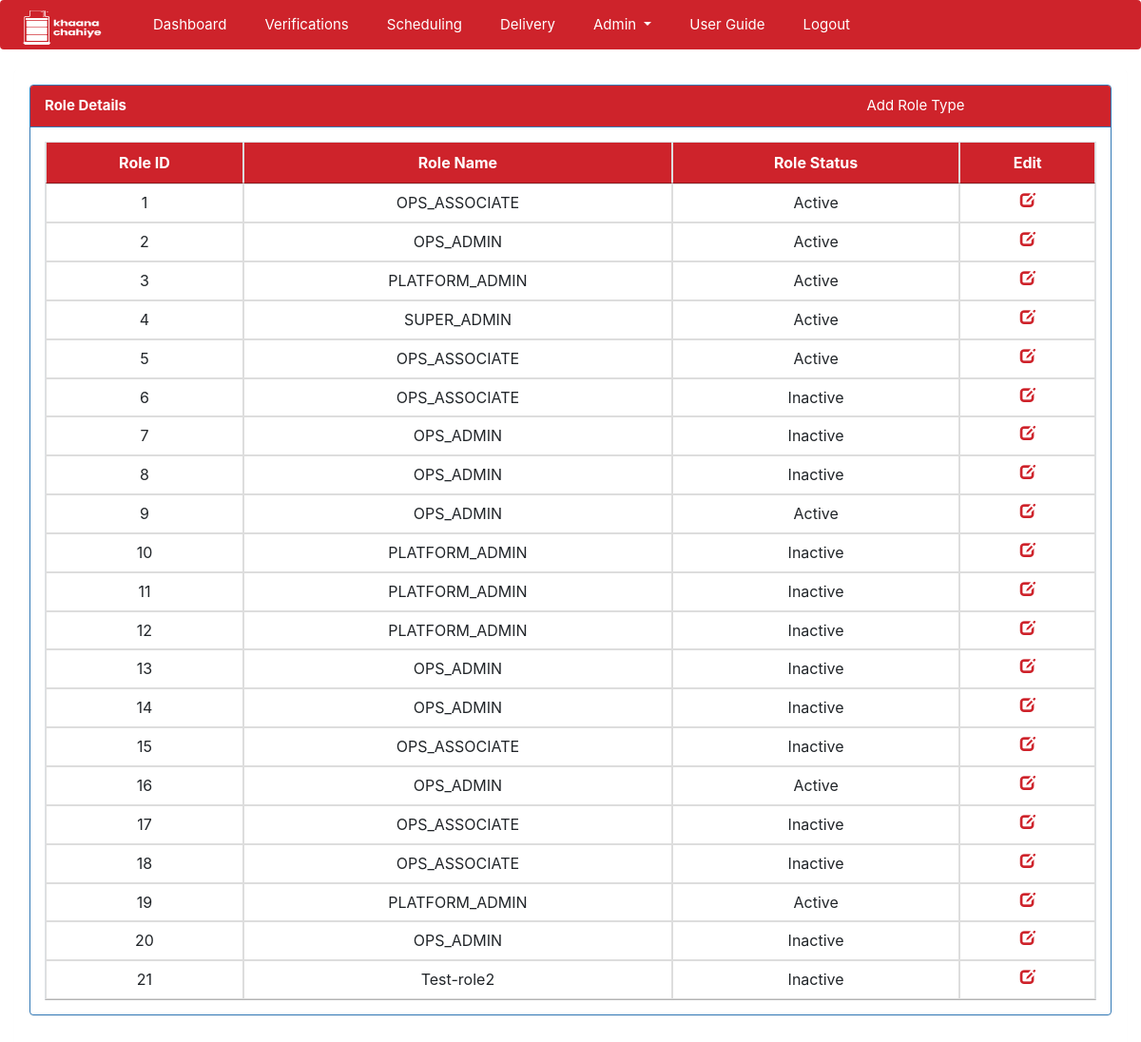
The app's page /main.php?page=admin/role/roles (signed in), older data.
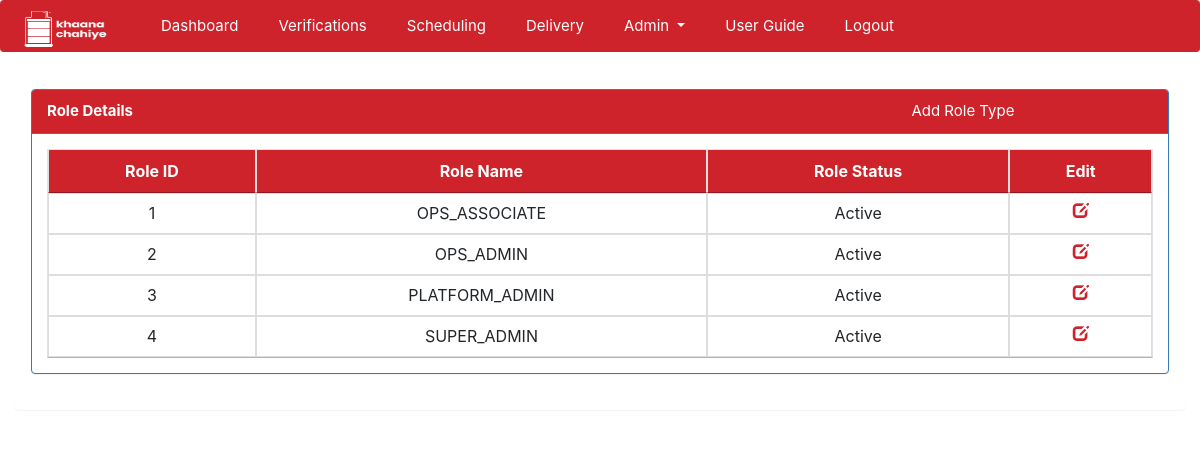
The same page, newer data.
### tables this page shows
CREATE TABLE `roles` (
  `id` bigint(20) UNSIGNED NOT NULL,
  `name` varchar(45) NOT NULL,
  `status` enum('Y','N') NOT NULL
);

### includes/functions.php (called while the page is built, shortened)
<?php
function core_encrypt($payload) {
    $key = hash('sha256', SECRET_KEY);
    $iv = substr(hash('sha256', md5("dmYHis").rand(0,9999)), 0, 16);
    $crypt = openssl_encrypt($payload, 'AES-256-CBC', $key, 0, $iv);
    $combo = base64_encode($iv . $crypt);
    $garble = urlencode($combo);
    return $garble;
}
function get_status($status) {
    if($status == 'Y') {
        $status_val = "Active";
    }else {
        $status_val = "Inactive";
    }
    return $status_val;
}
?>

### admin/role/roles.php (the view, shortened to what this page needs)
<?php
$role_details = "select * from ".roles;
$role_details_res = mysqli_query($conn,$role_details) or die(mysqli_error($conn));
?>
<html>
<div class="panel panel-primary">
  <div class="panel-heading">
    <b>Role Details</b>
    <a class="menu-list" style="margin-left: 70%;" href="<?php echo WEBSITE . "ajax_index.php?page=admin/role/add_role_modal";  ?>" data-toggle="modal" data-target="#addroleModal">
            Add Role Type</a>
  </div>
  <div class="panel-body">
    <table class="table table-bordered dt-responsive nowrap dataTable no-footer">
        <thead>
          <tr>
            <th class="text-center">Role ID</th>
            <th class="text-center">Role Name</th>
            <th class="text-center">Role Status</th>
            <th class="text-center">Edit</th>
          </tr>
        </thead>
        <tbody>
        <?php
        if(mysqli_num_rows($role_details_res) > 0):
        while($role_details_row = mysqli_fetch_array($role_details_res)):?>
          <tr>
            <td class="text-center"><?php echo $role_details_row['id']; ?></td>
            <td class="text-center"><?php echo $role_details_row['name']; ?></td>
            <td class="text-center"><?php echo get_status($role_details_row['status']); ?></td>
            <?php $role_id = core_encrypt($role_details_row['id']); ?>
            <td class="text-center"><a style="color:#CE232B !important;" href="<?php echo WEBSITE . "ajax_index.php?page=admin/role/edit_role_modal&id=" . $role_id;  ?>" data-toggle="modal" data-target="#editroleModal">
            <span class="glyphicon glyphicon-edit"></span></a>
            </td>
          </tr>
        <?php
        endwhile;
      endif;?>
        </tbody>
        </table>
  </div>
</div>
</html>

### main.php (shortened to what this page needs)
<html>
    <link rel = "stylesheet" type = "text/css" href = "https://cdn.datatables.net/1.10.25/css/jquery.dataTables.min.css">
    <link rel="stylesheet" href="https://maxcdn.bootstrapcdn.com/bootstrap/3.4.0/css/bootstrap.min.css">
    <link rel = "stylesheet" type = "text/css" href = "css/index.css">
    <link rel = "stylesheet" type = "text/css" href = "css/home.css">
    <link rel="stylesheet" type = "text/css" href="css/bootstrap.min.css">
    <link rel="stylesheet" href="//code.jquery.com/ui/1.12.1/themes/base/jquery-ui.css">
    </head>
</html>
<body>
<?php include('nav.php'); ?>
    <div class="container-fluid">
        <div class="row">
            <div class="col-md-12">
            </div>
        </div>
        <div class="row">
        <div class="col-md-12">
            <div class="custom_css">
            <div class="panel panel-success main_panel">
            <div class="panel-body panel-inner">
            <?php
            $get_page = filter_input(INPUT_GET, 'page');
            $page = (!empty($get_page)) ? $get_page : "dashboard/dashboard";
            $page = strtolower($page) .".php";
            if(file_exists($page)): require ABSPATH . $page; ?>
            <?php else: ?>
                <p><b>404.</b>&nbsp; <span class="text-muted">That's an error.</span></p>
                <p>The requested URL was not found on this server.</p>
                <p><b><a href="<?php echo WEBSITE . "main.php?page=dashboard/dashboard"; ?>">click here</a></b> to load home page.</p>
            <?php endif; ?>
            </div>
            </div>
            </div>
        </div>
        </div>
    </div>
</body>

### nav.php (shortened to what this page needs)
<nav class="navbar navbar-expand-lg navbar1">
<a class="navbar-brand" href="#"><img src="images/logo.png" height="50" width="100"/></a>
  <div class="collapse navbar-collapse" id="navbarNavDropdown">
    <ul class="navbar-nav">
      <li class="nav-item active">
        <a class="nav-link" href="../dashboard/dashboard.php">Dashboard<span class="sr-only">(current)</span></a>
      </li>
      <li class="nav-item">
        <a class="nav-link" href="<?php echo WEBSITE . "main.php?page=verifications/verifications"; ?>">Verifications</a>
      </li>
      <li class="nav-item">
        <a class="nav-link" href="<?php echo WEBSITE . "main.php?page=scheduling/scheduling"; ?>">Scheduling</a>
      </li>
      <li class="nav-item">
        <a class="nav-link" href="<?php echo WEBSITE . "main.php?page=delivery/delivery"; ?>">Delivery</a>
      </li>
      <li class="nav-item dropdown">
        <a class="nav-link dropdown-toggle" href="#" id="navbarDropdownMenuLink" data-toggle="dropdown" aria-haspopup="true" aria-expanded="false">
          Admin
        </a>
      </li>
      <li class="nav-item">
        <a class="nav-link" href="#">User Guide</a>
      </li>
    </ul>
    <ul class="navbar-nav navbar-right">
      <li class="nav-item" style="float:right;">
       <a class="nav-link" href="login/logout.php">Logout</a>
      </li>
    </ul>
  </div>
</nav>

### css/index.css (style rules this page uses)
body { background: #3e4144; }

### css/home.css (style rules this page uses)
.nav-item { font-size: 15px !important; }
.navbar1 { background-color:#CE232B; }
.navbar { padding: 0px !important; }
.nav-link { margin-right: 30px; }
.nav-link,.menu-list,.dropdown-item { color: #ffffff !important; }
thead, .panel-heading { background-color: #CE232B; color: #fff; }
.panel-primary>.panel-heading { color: #fff; font-size: 15px !important; background-color: #CE232B; background-color: #CE232B; }
.panel-success { border-color: #ffffff; }

Row changes from the older to the newer data that the page shows:
removed roles: id "5", name "OPS_ASSOCIATE", status "Active"
removed roles: id "6", name "OPS_ASSOCIATE", status "Inactive"
removed roles: id "7", name "OPS_ADMIN", status "Inactive"
removed roles: id "8", name "OPS_ADMIN", status "Inactive"
removed roles: id "9", name "OPS_ADMIN", status "Active"
removed roles: id "10", name "PLATFORM_ADMIN", status "Inactive"
removed roles: id "11", name "PLATFORM_ADMIN", status "Inactive"
removed roles: id "12", name "PLATFORM_ADMIN", status "Inactive"
removed roles: id "13", name "OPS_ADMIN", status "Inactive"
removed roles: id "14", name "OPS_ADMIN", status "Inactive"
removed roles: id "15", name "OPS_ASSOCIATE", status "Inactive"
removed roles: id "16", name "OPS_ADMIN", status "Active"
removed roles: id "17", name "OPS_ASSOCIATE", status "Inactive"
removed roles: id "18", name "OPS_ASSOCIATE", status "Inactive"
removed roles: id "19", name "PLATFORM_ADMIN", status "Active"
removed roles: id "20", name "OPS_ADMIN", status "Inactive"
removed roles: id "21", name "Test-role2", status "Inactive"
